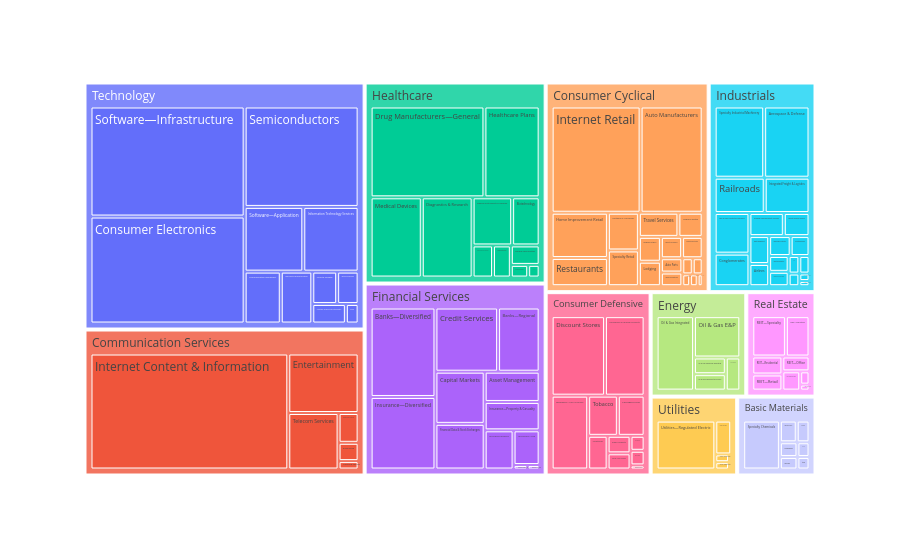

Write notebook code for a chart like this one.
### Code cell
import plotly.express as px
fig = px.treemap(grouped,
        path=['Sector', 'Industry'],
        values='Total_Sales'
        )
fig.show()
# Saving the plot as a JPEG file
fig.write_image('C:/Temp/dssyntrabxl/data/stockcluster/images/treemap.png', format='png')

### Figure 1 — Plotly figure (JSON) as saved in the notebook; plotly's stock layout.template omitted (floating-point values rounded to 4 significant figures)
{"data": [{"branchvalues": "total", "domain": {"x": [0, 1], "y": [0, 1]}, "hovertemplate": "labels=%{label}<br>Total_Sales=%{value}<br>parent=%{parent}<br>id=%{id}<extra></extra>", "ids": ["Basic Materials/Agricultural Inputs", "Basic Materials/Building Materials", "Basic Materials/Chemicals", "Basic Materials/Copper", "Basic Materials/Gold", "Basic Materials/Specialty Chemicals", "Basic Materials/Steel", "Communication Services/Advertising Agencies", "Communication Services/Broadcasting", "Communication Services/Electronic Gaming & Multimedia", "Communication Services/Entertainment", "Communication Services/Internet Content & Information", "Communication Services/Telecom Services", "Consumer Cyclical/Apparel Manufacturing", "Consumer Cyclical/Apparel Retail", "Consumer Cyclical/Auto & Truck Dealerships", "Consumer Cyclical/Auto Manufacturers", "Consumer Cyclical/Auto Parts", "Consumer Cyclical/Footwear & Accessories", "Consumer Cyclical/Furnishings, Fixtures & Appliances", "Consumer Cyclical/Home Improvement Retail", "Consumer Cyclical/Internet Retail", "Consumer Cyclical/Leisure", "Consumer Cyclical/Lodging", "Consumer Cyclical/Luxury Goods", "Consumer Cyclical/Packaging & Containers", "Consumer Cyclical/Personal Services", "Consumer Cyclical/Residential Construction", "Consumer Cyclical/Resorts & Casinos", "Consumer Cyclical/Restaurants", "Consumer Cyclical/Specialty Retail", "Consumer Cyclical/Travel Services", "Consumer Defensive/Beverages—Brewers", "Consumer Defensive/Beverages—Non-Alcoholic", "Consumer Defensive/Beverages—Wineries & Distilleries", "Consumer Defensive/Confectioners", "Consumer Defensive/Discount Stores", "Consumer Defensive/Farm Products", "Consumer Defensive/Food Distribution", "Consumer Defensive/Grocery Stores", "Consumer Defensive/Household & Personal Products", "Consumer Defensive/Packaged Foods", "Consumer Defensive/Tobacco", "Energy/Oil & Gas E&P", "Energy/Oil & Gas Equipment & Services", "Energy/Oil & Gas Integrated", "Energy/Oil & Gas Midstream", "Energy/Oil & Gas Refining & Marketing", "Financial Services/Asset Management", "Financial Services/Banks—Diversified", "Financial Services/Banks—Regional", "Financial Services/Capital Markets", "Financial Services/Credit Services", "Financial Services/Financial Data & Stock Exchanges", "Financial Services/Insurance Brokers", "Financial Services/Insurance—Diversified", "Financial Services/Insurance—Life", "Financial Services/Insurance—Property & Casualty", "Financial Services/Insurance—Reinsurance", "Financial Services/Insurance—Specialty", "Healthcare/Biotechnology", "Healthcare/Diagnostics & Research", "Healthcare/Drug Manufacturers—General", "Healthcare/Drug Manufacturers—Specialty & Generic", "Healthcare/Health Information Services", "Healthcare/Healthcare Plans", "Healthcare/Medical Care Facilities", "Healthcare/Medical Devices", "Healthcare/Medical Distribution", "Healthcare/Medical Instruments & Supplies", "Healthcare/Pharmaceutical Retailers", "Industrials/Aerospace & Defense", "Industrials/Airlines", "Industrials/Building Products & Equipment", "Industrials/Business Equipment & Supplies", "Industrials/Conglomerates", "Industrials/Consulting Services", "Industrials/Engineering & Construction", "Industrials/Farm & Heavy Construction Machinery", "Industrials/Industrial Distribution", "Industrials/Integrated Freight & Logistics", "Industrials/Railroads", "Industrials/Rental & Leasing Services", "Industrials/Security & Protection Services", "Industrials/Specialty Business Services", "Industrials/Specialty Industrial Machinery", "Industrials/Staffing & Employment Services", "Industrials/Tools & Accessories", "Industrials/Trucking", "Industrials/Waste Management", "Real Estate/REIT—Healthcare Facilities", "Real Estate/REIT—Hotel & Motel", "Real Estate/REIT—Industrial", "Real Estate/REIT—Office", "Real Estate/REIT—Residential", "Real Estate/REIT—Retail", "Real Estate/REIT—Specialty", "Real Estate/Real Estate Services", "Technology/Communication Equipment", "Technology/Computer Hardware", "Technology/Consumer Electronics", "Technology/Electronic Components", "Technology/Information Technology Services", "Technology/Scientific & Technical Instruments", "Technology/Semiconductor Equipment & Materials", "Technology/Semiconductors", "Technology/Software—Application", "Technology/Software—Infrastructure", "Technology/Solar", "Utilities/Utilities—Diversified", "Utilities/Utilities—Independent Power Producers", "Utilities/Utilities—Regulated Electric", "Utilities/Utilities—Regulated Gas", "Utilities/Utilities—Regulated Water", "Basic Materials", "Communication Services", "Consumer Cyclical", "Consumer Defensive", "Energy", "Financial Services", "Healthcare", "Industrials", "Real Estate", "Technology", "Utilities"], "labels": ["Agricultural Inputs", "Building Materials", "Chemicals", "Copper", "Gold", "Specialty Chemicals", "Steel", "Advertising Agencies", "Broadcasting", "Electronic Gaming & Multimedia", "Entertainment", "Internet Content & Information", "Telecom Services", "Apparel Manufacturing", "Apparel Retail", "Auto & Truck Dealerships", "Auto Manufacturers", "Auto Parts", "Footwear & Accessories", "Furnishings, Fixtures & Appliances", "Home Improvement Retail", "Internet Retail", "Leisure", "Lodging", "Luxury Goods", "Packaging & Containers", "Personal Services", "Residential Construction", "Resorts & Casinos", "Restaurants", "Specialty Retail", "Travel Services", "Beverages—Brewers", "Beverages—Non-Alcoholic", "Beverages—Wineries & Distilleries", "Confectioners", "Discount Stores", "Farm Products", "Food Distribution", "Grocery Stores", "Household & Personal Products", "Packaged Foods", "Tobacco", "Oil & Gas E&P", "Oil & Gas Equipment & Services", "Oil & Gas Integrated", "Oil & Gas Midstream", "Oil & Gas Refining & Marketing", "Asset Management", "Banks—Diversified", "Banks—Regional", "Capital Markets", "Credit Services", "Financial Data & Stock Exchanges", "Insurance Brokers", "Insurance—Diversified", "Insurance—Life", "Insurance—Property & Casualty", "Insurance—Reinsurance", "Insurance—Specialty", "Biotechnology", "Diagnostics & Research", "Drug Manufacturers—General", "Drug Manufacturers—Specialty & Generic", "Health Information Services", "Healthcare Plans", "Medical Care Facilities", "Medical Devices", "Medical Distribution", "Medical Instruments & Supplies", "Pharmaceutical Retailers", "Aerospace & Defense", "Airlines", "Building Products & Equipment", "Business Equipment & Supplies", "Conglomerates", "Consulting Services", "Engineering & Construction", "Farm & Heavy Construction Machinery", "Industrial Distribution", "Integrated Freight & Logistics", "Railroads", "Rental & Leasing Services", "Security & Protection Services", "Specialty Business Services", "Specialty Industrial Machinery", "Staffing & Employment Services", "Tools & Accessories", "Trucking", "Waste Management", "REIT—Healthcare Facilities", "REIT—Hotel & Motel", "REIT—Industrial", "REIT—Office", "REIT—Residential", "REIT—Retail", "REIT—Specialty", "Real Estate Services", "Communication Equipment", "Computer Hardware", "Consumer Electronics", "Electronic Components", "Information Technology Services", "Scientific & Technical Instruments", "Semiconductor Equipment & Materials", "Semiconductors", "Software—Application", "Software—Infrastructure", "Solar", "Utilities—Diversified", "Utilities—Independent Power Producers", "Utilities—Regulated Electric", "Utilities—Regulated Gas", "Utilities—Regulated Water", "Basic Materials", "Communication Services", "Consumer Cyclical", "Consumer Defensive", "Energy", "Financial Services", "Healthcare", "Industrials", "Real Estate", "Technology", "Utilities"], "name": "", "parents": ["Basic Materials", "Basic Materials", "Basic Materials", "Basic Materials", "Basic Materials", "Basic Materials", "Basic Materials", "Communication Services", "Communication Services", "Communication Services", "Communication Services", "Communication Services", "Communication Services", "Consumer Cyclical", "Consumer Cyclical", "Consumer Cyclical", "Consumer Cyclical", "Consumer Cyclical", "Consumer Cyclical", "Consumer Cyclical", "Consumer Cyclical", "Consumer Cyclical", "Consumer Cyclical", "Consumer Cyclical", "Consumer Cyclical", "Consumer Cyclical", "Consumer Cyclical", "Consumer Cyclical", "Consumer Cyclical", "Consumer Cyclical", "Consumer Cyclical", "Consumer Cyclical", "Consumer Defensive", "Consumer Defensive", "Consumer Defensive", "Consumer Defensive", "Consumer Defensive", "Consumer Defensive", "Consumer Defensive", "Consumer Defensive", "Consumer Defensive", "Consumer Defensive", "Consumer Defensive", "Energy", "Energy", "Energy", "Energy", "Energy", "Financial Services", "Financial Services", "Financial Services", "Financial Services", "Financial Services", "Financial Services", "Financial Services", "Financial Services", "Financial Services", "Financial Services", "Financial Services", "Financial Services", "Healthcare", "Healthcare", "Healthcare", "Healthcare", "Healthcare", "Healthcare", "Healthcare", "Healthcare", "Healthcare", "Healthcare", "Healthcare", "Industrials", "Industrials", "Industrials", "Industrials", "Industrials", "Industrials", "Industrials", "Industrials", "Industrials", "Industrials", "Industrials", "Industrials", "Industrials", "Industrials", "Industrials", "Industrials", "Industrials", "Industrials", "Industrials", "Real Estate", "Real Estate", "Real Estate", "Real Estate", "Real Estate", "Real Estate", "Real Estate", "Real Estate", "Technology", "Technology", "Technology", "Technology", "Technology", "Technology", "Technology", "Technology", "Technology", "Technology", "Technology", "Utilities", "Utilities", "Utilities", "Utilities", "Utilities", "", "", "", "", "", "", "", "", "", "", ""], "type": "treemap", "values": [104000000000.0, 50630000000.0, 78740000000.0, 73540000000.0, 62640000000.0, 511200000000.0, 43010000000.0, 33090000000.0, 72160000000.0, 117500000000.0, 823100000000.0, 4512000000000.0, 558800000000.0, 54910000000.0, 110500000000.0, 16860000000.0, 1242000000000.0, 57770000000.0, 220200000000.0, 31690000000.0, 479900000000.0, 1780000000000.0, 30140000000.0, 101400000000.0, 11050000000.0, 103100000000.0, 17300000000.0, 82760000000.0, 85350000000.0, 298600000000.0, 208400000000.0, 179900000000.0, 11760000000.0, 544600000000.0, 74870000000.0, 132200000000.0, 856200000000.0, 81040000000.0, 42600000000.0, 41460000000.0, 636600000000.0, 217000000000.0, 240500000000.0, 459500000000.0, 125500000000.0, 667500000000.0, 115200000000.0, 127300000000.0, 315800000000.0, 1101000000000.0, 506400000000.0, 487500000000.0, 762900000000.0, 426700000000.0, 214800000000.0, 892800000000.0, 171700000000.0, 296300000000.0, 11920000000.0, 10360000000.0, 249100000000.0, 768000000000.0, 1947000000000.0, 123500000000.0, 27350000000.0, 944300000000.0, 105700000000.0, 772600000000.0, 107700000000.0, 358100000000.0, 41310000000.0, 634400000000.0, 86030000000.0, 55000000000.0, 14870000000.0, 222200000000.0, 73860000000.0, 84400000000.0, 277900000000.0, 60650000000.0, 310700000000.0, 347400000000.0, 26440000000.0, 10300000000.0, 116600000000.0, 693300000000.0, 156100000000.0, 35140000000.0, 36820000000.0, 108400000000.0, 87220000000.0, 14150000000.0, 241700000000.0, 102200000000.0, 137200000000.0, 123000000000.0, 344300000000.0, 31300000000.0, 333400000000.0, 143000000000.0, 2933000000000.0, 123600000000.0, 637000000000.0, 116700000000.0, 291000000000.0, 2036000000000.0, 674900000000.0, 3018000000000.0, 44340000000.0, 150600000000.0, 9341000000.0, 804000000000.0, 28090000000.0, 29790000000.0, 923800000000.0, 6117000000000.0, 5113000000000.0, 2879000000000.0, 1495000000000.0, 5198000000000.0, 5444000000000.0, 3350000000000.0, 1081000000000.0, 10350000000000.0, 1022000000000.0]}], "layout": {"legend": {"tracegroupgap": 0}, "margin": {"t": 60}}}
